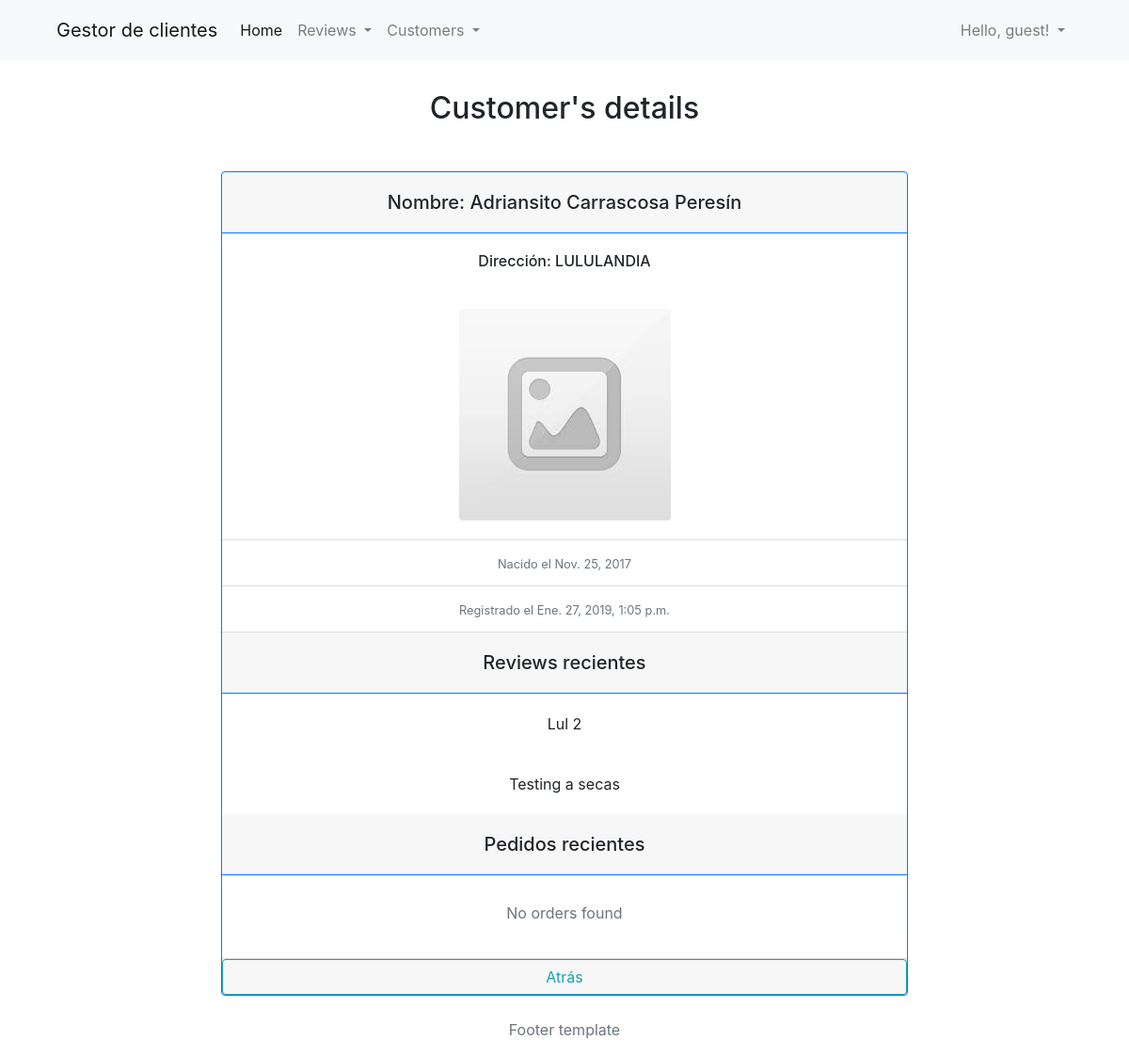
Page /cliente/clientes/3/adriansito-carrascosa-peresin/ on the committed database.
### gestion_clientes/models.py (models this page shows, shortened)
class Customer(models.Model):
    user = models.OneToOneField(User, verbose_name = "Usuario", on_delete = models.CASCADE)
    MALE = "M"
    FEMALE = "F"
    GENDER_OPTS = (
        (MALE, 'Male'),
        (FEMALE, 'Female'),
    )
    name = models.CharField(max_length = 30, verbose_name = "Nombre")
    middlename = models.CharField(max_length = 40, verbose_name = "Primer apellido")
    lastname = models.CharField(max_length = 40, verbose_name = "Segundo apellido")
    gender = models.CharField(max_length = 1, choices = GENDER_OPTS, default = MALE, verbose_name = "Género", help_text = "Seleccione su sexo")
    birthday = models.DateField(verbose_name = "Fecha de nacimiento", null = True, blank = True)
    address = models.CharField(max_length = 80, verbose_name = "Dirección")
    image = models.ImageField(null = True, blank = True, verbose_name= "Foto", upload_to = "images/")
    registered = models.DateTimeField(auto_now_add = True, verbose_name= "Fecha de registro")
    updated = models.DateTimeField(auto_now= True, verbose_name = "Fecha de edición")
    slug = models.SlugField()
    @property
    def fullname(self):
        return "{} {} {}".format(self.name, self.middlename, self.lastname)
    class Meta:
        verbose_name = "Cliente"
        verbose_name_plural = "Clientes"
        ordering = ("name", "birthday", "registered", "updated", 'gender')

class Review(models.Model):
    title = models.CharField(max_length = 40, verbose_name = "Título")
    content = models.TextField(max_length = 400, verbose_name = "Contenido")
    published = models.DateTimeField(auto_now_add = True, verbose_name = "Fecha de publicación")
    valoration = models.IntegerField(validators=[MinValueValidator(0), MaxValueValidator(5)], verbose_name = "Valoración")
    edited = models.DateTimeField(auto_now = True, verbose_name = "Fecha de edición")
    author = models.ForeignKey(Customer, on_delete = models.CASCADE, verbose_name = "Escrito por", related_name= "reviews", null = True, blank = True)
    class Meta:
        verbose_name = "Opinión"
        verbose_name_plural = "Opiniones"
        ordering = ("title", "published", "edited", "valoration")

### gestion_clientes/views.py (the view)
# urls.py: path('clientes/<int:pk>/<slug:slug>/', CustomerDetailsPage.as_view(), name = "customerDetails"),
class CustomerDetailsPage(DetailView):
    model = Customer
    template_name = "clientes/details.html"
    context_object_name = "customer"

### gestion_clientes/templates/clientes/details.html (shortened to what this page needs)
{% extends 'base/base.html' %}
{% load static %}
{% block css %}
<link rel="stylesheet" type="text/css" href="{% static 'clientes/css/details.css' %}">
{% endblock css %}
{% block content %}
<div class="container mt-3">
    <div class="row">
        <div class="col-md-8 offset-md-2">
            <div class="text-center">
                <h2 class="mt-3 mb-5">Customer's details</h2>
                <div class="card border-primary">
                    <div class="card-header border-primary">
                        <h5 class="mt-2">Nombre:  {{ customer.fullname }}</h5>
                    </div>
                    <div class="card-body">
                        <h6 class="card-text">Dirección:  {{ customer.address }}</h6>
                    </div>
                    <div class="card-body">
                        {% if customer.image %}
                            <img class="img-fluid rounded mx-auto d-block" src="{{ customer.image.url }}" alt="My image">
                        {% else %}
                            <img class="img-fluid rounded mx-auto d-block" src={% static 'default.jpg' %} alt="My image">
                        {% endif %}
                    </div>
                    <ul class="list-group list-group-flush">
                        <li class="list-group-item">
                            <small class="text-muted">Nacido el {{ customer.birthday|default:"(No hay información)" }} </small>
                        </li>
                        <li class="list-group-item">
                            <small class="text-muted">Registrado el {{ customer.registered }} </small>
                        </li>
                    </ul>
                    <div class="card-header border-primary">
                        <h5 class="mt-2">Reviews recientes</h5>
                    </div>
                    {% for r in customer.reviews.all %}
                        <div class="card-body">
                            {{ r.title }}
                        </div>
                    {% empty %}
                        <div class="card-body">
                            <p class="text-muted mt-2">No reviews found</p>
                        </div>
                    {% endfor %}
                    <div class="card-header border-primary">
                        <h5 class="mt-2">Pedidos recientes</h5>
                    </div>
                    {% for o in customer.customerOrders.all %}
                        <div class="card-body">
                            <p>Pedido Nº: {{ o.order_ref }}</p>
                        </div>
                    {% empty %}
                        <div class="card-body">
                            <p class="text-muted mt-2">No orders found</p>
                        </div>
                    {% endfor %}
                    <div class="card-footer p-0 link">
                        <a href="{% url 'customersIndex' %}" class="btn btn-block btn-outline-info"> Atrás</a>
                    </div>
                </div>
            </div>
        </div>
    </div>
</div>
{% endblock content %}

### rows in the picture
Customer: fullname "Adriansito Carrascosa Peresín", address "LULULANDIA", birthday "Nov. 25, 2017", registered "Ene. 27, 2019, 1:05 p.m."
Review: title "Lul 2"
Review: title "Testing a secas"
